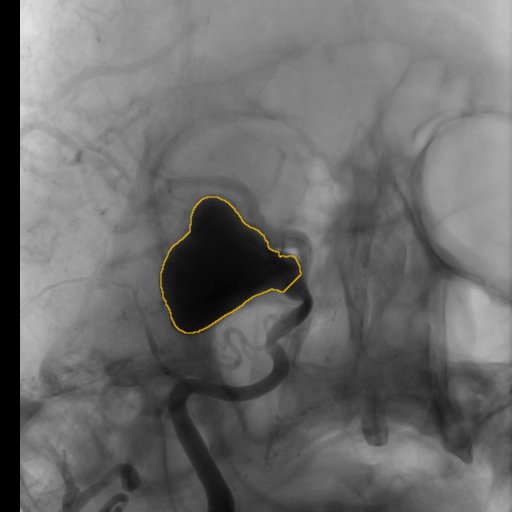
#> input picture imgs/patient1_seg.tif, 512 x 512 px
$ jupyter execute --allow-errors Evaluation_algo.ipynb   (shell and % lines are left out)
#> lines starting #> are read from the running program, lines starting #| are printed output that depends on the picture; after the words box and inside, x2 and y2 are one past the last pixel; in counts of white or black regions, pixels touching at a corner belong together
# Segmentation errors Evaluation

- Dice score
- Jacquard index (IoU)
- Yasnoff
- Hausdorff : check https://github.com/jeromerony/distorch
- precision and recall, f1 score

[cell 1]
import matplotlib.pyplot as plt
img_seg = plt.imread("imgs/patient1_seg.tif")
#> img_seg is the input picture: shape (512, 512, 3); mean R, G, B 107.6, 107.4, 107

#> (the rest of this cell did not finish here and is left out)

[cell 2]
plt.imshow(img_seg)

[cell 3]
seg_ref = (img_seg[:, :, 0] > 100) & (img_seg[:, :, 1] > 100) & (img_seg[:, :, 2] < 100)
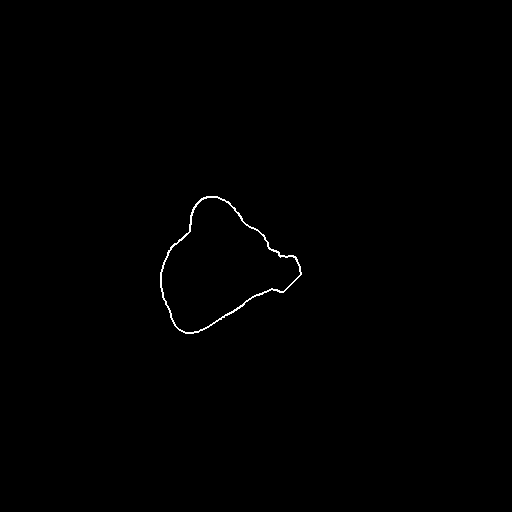
#> seg_ref: shape (512, 512) bool; 0.31% white in thin lines or dots, all inside (x1, y1, x2, y2) = (160, 196, 302, 334)
plt.imshow(seg_ref)

[cell 4]
import numpy as np
import scipy as sp
import scipy.ndimage

def flood_fill(test_array,h_max=255):
#> called with h_max = 255
    input_array = np.copy(test_array)
    el = sp.ndimage.generate_binary_structure(2,2).astype(np.int32)
    inside_mask = sp.ndimage.binary_erosion(~np.isnan(input_array), structure=el)
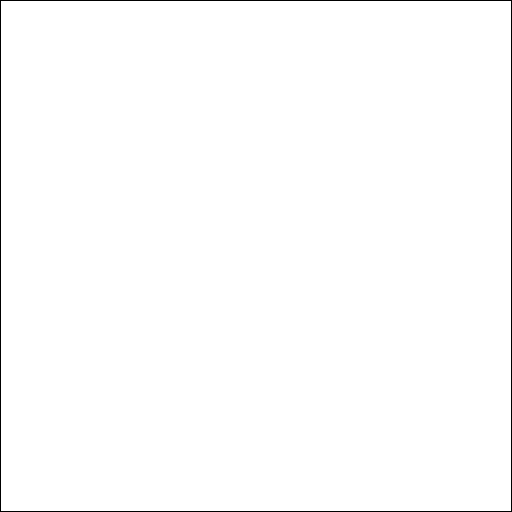
#> inside_mask: shape (512, 512) bool; 99.2% white; black in thin lines or dots
    output_array = np.copy(input_array)
    output_array[inside_mask]=h_max
    output_old_array = np.copy(input_array)
    output_old_array.fill(0)
#> output_old_array: shape (512, 512) bool; 0.31% of pixels changed, all inside (x1, y1, x2, y2) = (160, 196, 302, 334)
    el = sp.ndimage.generate_binary_structure(2,1).astype(np.int32)
    while not np.array_equal(output_old_array, output_array):
        output_old_array = np.copy(output_array)
        output_array = np.maximum(input_array,sp.ndimage.grey_erosion(output_array, size=(3,3), footprint=el))
#> this loop made 243 passes
#> pass 1, in flood_fill, `output_array = np.maximum(input_array,sp.ndimage.grey_erosion(output_a..`:
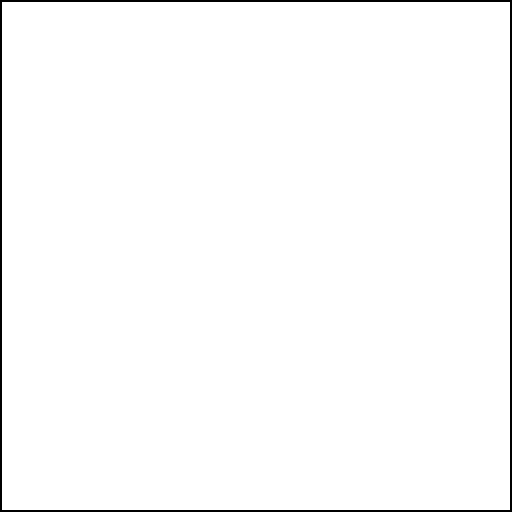
#> output_array: shape (512, 512) bool; 98.4% white; 1 black region, box (x1, y1, x2, y2) and area: (0, 0, 512, 512) 4080
#> pass 2, in flood_fill, `output_array = np.maximum(input_array,sp.ndimage.grey_erosion(output_a..`:
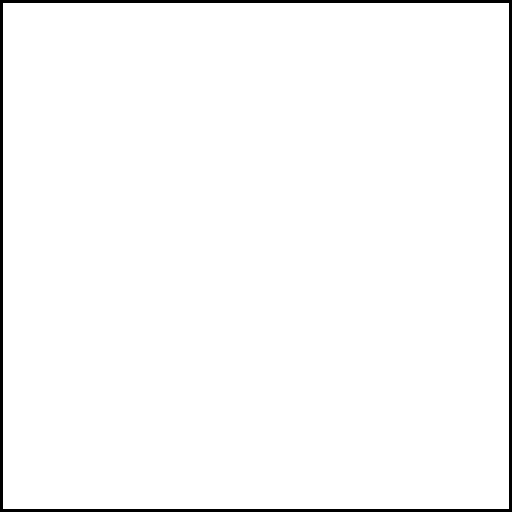
#> output_array: shape (512, 512) bool; 97.7% white; 1 black region, box (x1, y1, x2, y2) and area: (0, 0, 512, 512) 6108
#> pass 3, in flood_fill, `output_array = np.maximum(input_array,sp.ndimage.grey_erosion(output_a..`:
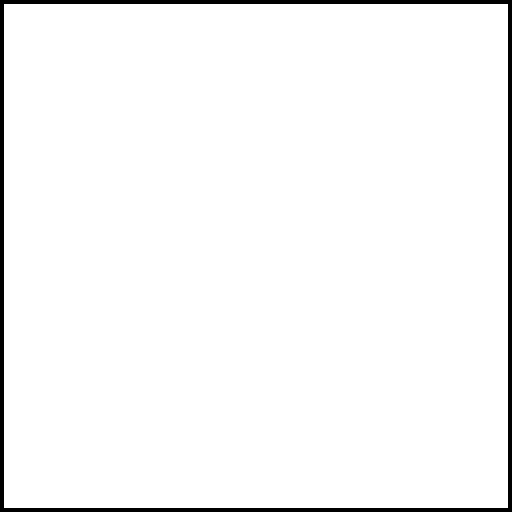
#> output_array: shape (512, 512) bool; 96.9% white; 1 black region, box (x1, y1, x2, y2) and area: (0, 0, 512, 512) 8128
#> after the loop:
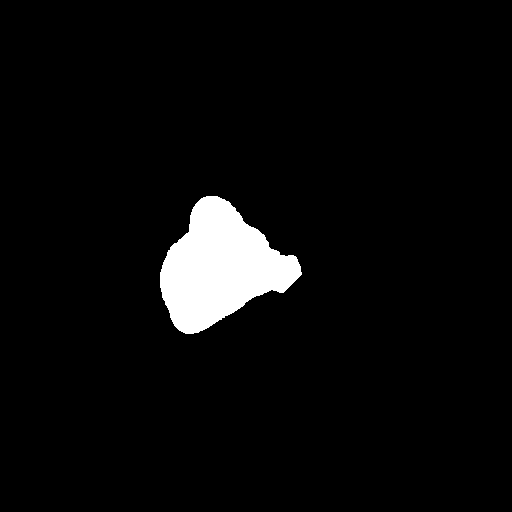
#> output_array: shape (512, 512) bool; 4.4% white; 1 white region, box (x1, y1, x2, y2) and area: (160, 196, 302, 334) 11414
    return output_array
